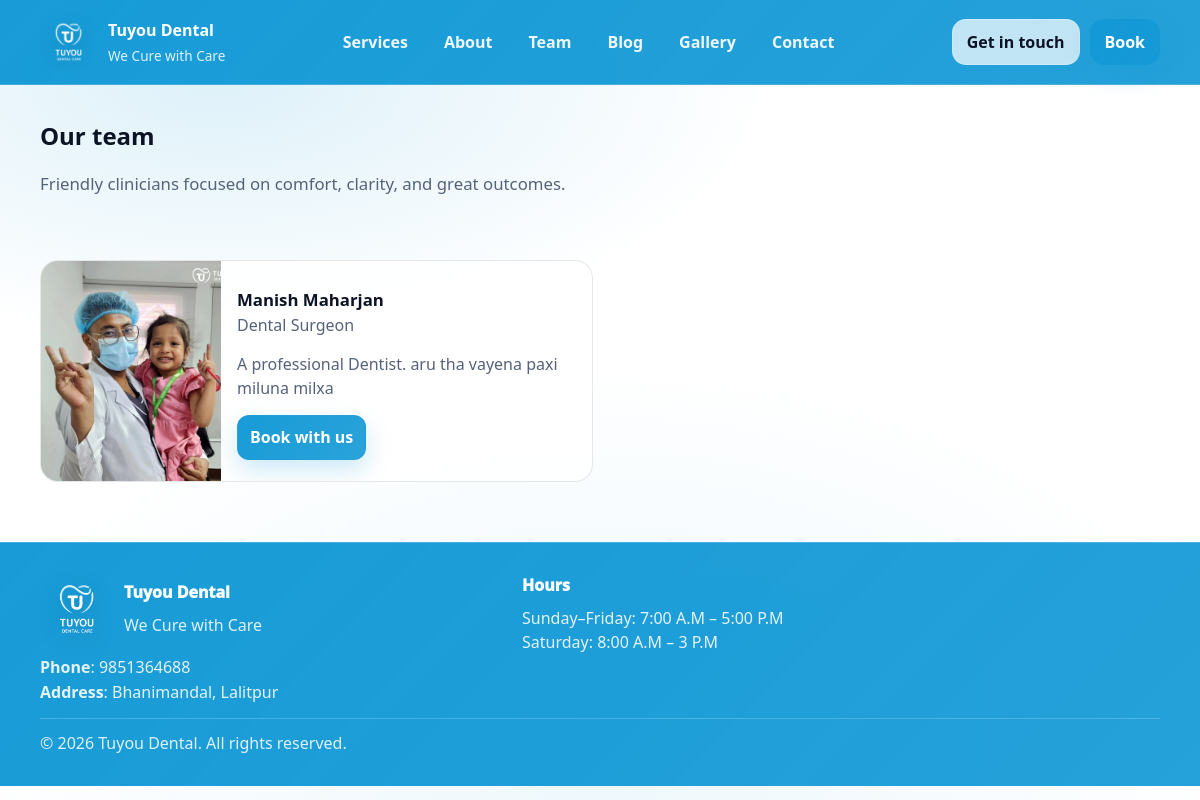
Page /team/ on the committed database.
### website/models.py (models this page shows, shortened)
class TimeStampedModel(models.Model):
    created_at = models.DateTimeField(auto_now_add=True)
    updated_at = models.DateTimeField(auto_now=True)
    class Meta:
        abstract = True

class SiteSettings(TimeStampedModel):
    site_name = models.CharField(max_length=120, default="Tuyou Dental")
    tagline = models.CharField(
        max_length=220, default="Modern dentistry with a gentle touch."
    )
    phone = models.CharField(max_length=40, blank=True, default="")
    email = models.EmailField(blank=True, default="")
    address = models.CharField(max_length=220, blank=True, default="")
    hero_title = models.CharField(max_length=120, default="Healthy smiles start here.")
    hero_subtitle = models.TextField(
        default="From checkups to cosmetic care, we make every visit calm, clear, and comfortable."
    )
    hero_primary_cta_text = models.CharField(max_length=40, default="Book Appointment")
    hero_primary_cta_url = models.CharField(max_length=120, default="/appointment/")
    hero_secondary_cta_text = models.CharField(max_length=40, default="View Services")
    hero_secondary_cta_url = models.CharField(max_length=120, default="/services/")
    hero_image = models.ImageField(upload_to='site/hero/', blank=True, null=True)
    about_title = models.CharField(max_length=120, default="Trusted care for every stage.")
    about_body = models.TextField(
        default=(
            "Welcome to TuYou Dental Care, where brightening your smile brightens our day.\n\n"
            "We offer a comprehensive range of treatments, from routine cleanings and preventative care "
            "to advanced cosmetic, prosthetic and restorative procedures. We believe in personalized care "
            "tailored to meet the unique needs of each patient, ensuring a comfortable and stress-free experience.\n\n"
            "Our state-of-the-art facility is equipped with the latest technology to deliver the highest standard "
            "of dental care. Trust TuYou Dental Care to help you achieve and maintain a healthy, beautiful smile.\n\n"
            "\"We Cure With full cure\""
        )
    )
    about_image = models.ImageField(upload_to='site/about/', blank=True, null=True)
    opening_hours = models.TextField(
        blank=True,
        default="Mon–Fri: 8:00–18:00\nSat: 9:00–14:00\nSun: Closed",
        help_text="One line per entry.",
    )
    social_facebook = models.URLField(blank=True, default="")
    social_instagram = models.URLField(blank=True, default="")
    social_x = models.URLField(blank=True, default="")
    class Meta:
        verbose_name = "Site settings"
        verbose_name_plural = "Site settings"
    @classmethod
    def get_solo(cls):
        obj, _created = cls.objects.get_or_create(pk=1)
        return obj

class TeamMember(TimeStampedModel):
    name = models.CharField(max_length=120)
    role = models.CharField(max_length=120, blank=True, default="")
    bio = models.TextField(blank=True, default="")
    photo = models.ImageField(
        upload_to="team/",
        blank=True,
        null=True,
        help_text="Upload a profile photo (square image recommended).",
    )
    sort_order = models.PositiveIntegerField(default=100)
    active = models.BooleanField(default=True)
    class Meta:
        ordering = ["sort_order", "name"]

### website/views.py (the view)
# urls.py: path("team/", views.team, name="team"),
def team(request):
    return render(
        request,
        "website/team.html",
        {"team": TeamMember.objects.filter(active=True)},
    )

### website/context_processors.py (called while the page is built)
def site_settings(request):
    settings_obj = SiteSettings.get_solo()
    return {"site_settings": settings_obj}

### templates/website/team.html (shortened to what this page needs)
{% extends "base.html" %}
{% block content %}
  <section class="page-hero">
    <div class="container">
      <h1>Our team</h1>
      <p class="lead">Friendly clinicians focused on comfort, clarity, and great outcomes.</p>
    </div>
  </section>
  <section class="section">
    <div class="container">
      <div class="team-grid">
        {% for p in team %}
          <div class="team-card">
            <div class="team-media">
              {% if p.photo %}
                <img class="team-photo" src="{{ p.photo.url }}" alt="{{ p.name }}" />
              {% else %}
                <div class="team-photo fallback">{{ p.name|slice:":1" }}</div>
              {% endif %}
            </div>
            <div class="team-body">
              <div class="card-title">{{ p.name }}</div>
              <div class="muted">{{ p.role }}</div>
              {% if p.bio %}<div class="muted mt">{{ p.bio }}</div>{% endif %}
              <div class="mt">
                <a class="btn btn-primary btn-small" href="{% url 'appointment' %}">Book with us</a>
              </div>
            </div>
          </div>
        {% empty %}
          <div class="muted">Add team members in Admin → Team members.</div>
        {% endfor %}
      </div>
    </div>
  </section>
{% endblock %}

### templates/base.html (shortened to what this page needs)
{% load static %}
<!doctype html>
<html lang="en">
  <head>
    <link rel="stylesheet" href="{% static 'css/site.css' %}" />
  </head>
  <body>
    <header class="site-header">
      <div class="container nav-row">
        <a class="brand" href="{% url 'home' %}">
          <span class="brand-mark">
            <img class="brand-logo" src="{% static 'img/tuyouLogo.png' %}" alt="{{ site_settings.site_name }} logo" />
          </span>
          <span class="brand-text">
            <span class="brand-name">{{ site_settings.site_name }}</span>
            <span class="brand-tagline">{{ site_settings.tagline }}</span>
          </span>
        </a>
        <nav class="nav" id="navMenu">
          <a href="{% url 'home' %}#services">Services</a>
          <a href="{% url 'home' %}#about">About</a>
          <a href="{% url 'home' %}#team">Team</a>
          <a href="{% url 'home' %}#blog">Blog</a>
          <a href="{% url 'gallery' %}">Gallery</a>
          <a href="{% url 'home' %}#contact">Contact</a>
        </nav>
        <div class="nav-cta">
          <a class="btn btn-ghost" href="{% url 'home' %}#contact">Get in touch</a>
          <a class="btn btn-primary" href="{% url 'appointment' %}">Book</a>
        </div>
      </div>
    </header>
    <main>
      {% block content %}{% endblock %}
    </main>
    <footer class="site-footer">
      <div class="container footer-grid">
        <div>
          <div class="footer-brand">
            <img class="footer-logo" src="{% static 'img/tuyouLogo.png' %}" alt="{{ site_settings.site_name }} logo" />
            <div>
              <div class="footer-title">{{ site_settings.site_name }}</div>
              <div class="muted">{{ site_settings.tagline }}</div>
            </div>
          </div>
          <div class="footer-meta">
            {% if site_settings.phone %}<div><strong>Phone</strong>: {{ site_settings.phone }}</div>{% endif %}
            {% if site_settings.address %}<div><strong>Address</strong>: {{ site_settings.address }}</div>{% endif %}
          </div>
        </div>
        <div>
          <div class="footer-title">Hours</div>
          <pre class="hours">{{ site_settings.opening_hours }}</pre>
        </div>
      </div>
      <div class="container footer-bottom">
        <div class="muted mx-auto">© {% now "Y" %} {{ site_settings.site_name }}. All rights reserved.</div>
      </div>
    </footer>
  </body>
</html>

### static/css/site.css (style rules this page uses)
:root { --bg:#FFFFFF; --panel:#FFFFFF; --panel2:#F3F9FF; --text:#0B1324; --muted:#55627A; --line:rgba(11,19,36,.10); --primary:#1399D6; --primary2:#1399D6; --shadow: 0 12px 40px rgba(8,15,30,.10); --radius:18px; }
* { box-sizing:border-box }
html,body { height:100% }
html { scroll-behavior:smooth }
body { margin:0; font-family: ui-sans-serif, system-ui, -apple-system, Segoe UI, Roboto, Arial, "Apple Color Emoji","Segoe UI Emoji"; background: radial-gradient(900px 420px at 18% 10%, rgba(19,153,214,.14), transparent 62%), radial-gradient(900px 520px at 50% 92%, rgba(19,153,214,.08), transparent 72%), var(--bg); color:var(--text); line-height:1.55; }
a { color:inherit; text-decoration:none }
img { max-width:100%; display:block }
.container { width:min(1120px, calc(100% - 48px)); margin:0 auto }
.muted { color:var(--muted) }
.mt { margin-top:14px }
.lead { font-size:1.05rem; color:var(--muted) }
.site-header { position:sticky; top:0; z-index:100; background: linear-gradient(135deg, rgba(19,153,214,.98), rgba(19,153,214,.92)); border-bottom:1px solid rgba(255,255,255,.18); }
.nav-row { display:flex; align-items:center; justify-content:space-between; gap:18px; padding:14px 0 }
.brand { display:flex; align-items:center; gap:12px }
.brand-mark { width:56px; height:56px; border-radius:16px; background: transparent; border:none; display:grid; place-items:center; overflow:hidden; box-shadow: none; padding:0; }
.brand-logo { width:100%; height:100%; object-fit:contain; filter: drop-shadow(0 6px 12px rgba(0,0,0,.18)); }
.brand-text { display:flex; flex-direction:column; gap:2px }
.brand-name { font-weight:850 }
.brand-name { color:#FFFFFF }
.brand-tagline { font-size:.85rem; color:rgba(255,255,255,.86) }
.nav { display:flex; gap:16px; align-items:center }
.nav a { color:rgba(255,255,255,.92); font-weight:650; padding:8px 10px; border-radius:12px }
.nav-cta { display:flex; gap:10px; align-items:center }
.btn { display:inline-flex; align-items:center; justify-content:center; gap:10px; padding:10px 14px; border-radius:14px; border:1px solid rgba(255,255,255,.22); font-weight:750; }
.btn-small { padding:9px 12px; border-radius:12px; font-weight:800 }
.btn-primary { background: linear-gradient(135deg, rgba(19,153,214,.98), rgba(19,153,214,.90)); color:#FFFFFF; border-color: transparent; box-shadow: 0 10px 24px rgba(19,153,214,.22); }
.btn-ghost { background: rgba(255,255,255,.72); color:var(--text) }
.section { padding:34px 0 }
h1,h2 { margin:0 0 8px }
.card-title { font-weight:900; font-size:1.05rem; margin-top:10px }
.page-hero { padding:32px 0 12px }
.team-grid { display:grid; grid-template-columns: repeat(2, minmax(0,1fr)); gap:14px }
.team-card { border:1px solid var(--line); background: rgba(255,255,255,.82); border-radius: var(--radius); overflow:hidden; display:grid; grid-template-columns: 180px 1fr; }
.team-photo { width:100%; height:100%; min-height:220px; object-fit:cover }
.team-body { padding:16px }
.site-footer { border-top:1px solid rgba(255,255,255,.18); padding:30px 0; margin-top:26px; background: linear-gradient(135deg, rgba(19,153,214,.98), rgba(19,153,214,.92)); }
.footer-grid { display:grid; grid-template-columns: 1.2fr .8fr .8fr; gap:14px }
.footer-title { font-weight:950; margin-bottom:8px; color:#FFFFFF }
.footer-meta { margin-top:10px; color:rgba(255,255,255,.88) }
.hours { margin:0; white-space:pre-wrap; color:rgba(255,255,255,.88); font-family:inherit }
.footer-bottom { margin-top:14px; padding-top:12px; border-top:1px solid rgba(255,255,255,.18) }
.site-footer .muted { color:rgba(255,255,255,.86) }
.footer-brand { display:flex; gap:12px; align-items:center; margin-bottom:10px; }
.footer-logo { width:72px; height:72px; object-fit:contain; filter: drop-shadow(0 6px 12px rgba(0,0,0,.18)); }

### rows in the picture
SiteSettings: site_name "Tuyou Dental", tagline "We Cure with Care", phone "9851364688", address "Bhanimandal, Lalitpur", opening_hours "Sunday–Friday: 7:00 A.M – 5:00 P.M Saturday: 8:00 A.M – 3 P.M"
TeamMember: photo (picture), name "Manish Maharjan", role "Dental Surgeon", bio "A professional Dentist. aru tha vayena paxi miluna milxa"
